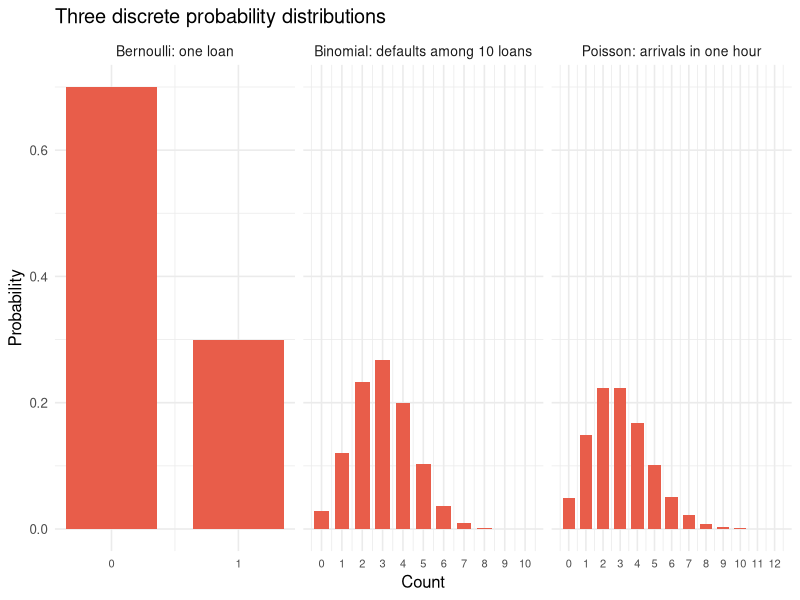

Reproduce this figure in R.
# Lecture 1: Bernoulli, binomial, and Poisson distributions
# Classroom question: Which probability model matches each counting story?

library(ggplot2)

default_probability <- 0.30
number_of_loans <- 10
arrival_rate <- 3

# Exact probability mass functions.
bernoulli_support <- 0:1
binomial_support <- 0:number_of_loans
poisson_support <- 0:12

discrete_probabilities <- rbind(
  data.frame(
    value = bernoulli_support,
    probability = dbinom(
      bernoulli_support,
      size = 1,
      prob = default_probability
    ),
    distribution = "Bernoulli: one loan"
  ),
  data.frame(
    value = binomial_support,
    probability = dbinom(
      binomial_support,
      size = number_of_loans,
      prob = default_probability
    ),
    distribution = "Binomial: defaults among 10 loans"
  ),
  data.frame(
    value = poisson_support,
    probability = dpois(poisson_support, lambda = arrival_rate),
    distribution = "Poisson: arrivals in one hour"
  )
)

discrete_probabilities$distribution <- factor(
  discrete_probabilities$distribution,
  levels = c(
    "Bernoulli: one loan",
    "Binomial: defaults among 10 loans",
    "Poisson: arrivals in one hour"
  )
)

probability_plot <- ggplot(
  discrete_probabilities,
  aes(value, probability)
) +
  geom_col(fill = "#E85D4A", width = 0.72) +
  facet_wrap(~distribution, scales = "free_x", nrow = 1) +
  scale_x_continuous(breaks = 0:12) +
  labs(
    title = "Three discrete probability distributions",
    x = "Count",
    y = "Probability"
  ) +
  theme_minimal(base_size = 12) +
  theme(
    axis.text.x = element_text(size = 8),
    strip.text = element_text(size = 10)
  )

print(probability_plot)

# Simulate many repetitions and compare empirical averages with theory.
set.seed(2026)
number_of_repetitions <- 10000

one_loan_default <- rbinom(
  number_of_repetitions,
  size = 1,
  prob = default_probability
)
defaults_among_ten <- rbinom(
  number_of_repetitions,
  size = number_of_loans,
  prob = default_probability
)
arrivals_per_hour <- rpois(number_of_repetitions, lambda = arrival_rate)

comparison <- data.frame(
  random_variable = c(
    "One loan defaults",
    "Defaults among 10 loans",
    "Arrivals per hour"
  ),
  empirical_mean = c(
    mean(one_loan_default),
    mean(defaults_among_ten),
    mean(arrivals_per_hour)
  ),
  theoretical_mean = c(
    default_probability,
    number_of_loans * default_probability,
    arrival_rate
  )
)

comparison$empirical_mean <- round(comparison$empirical_mean, 3)
comparison
